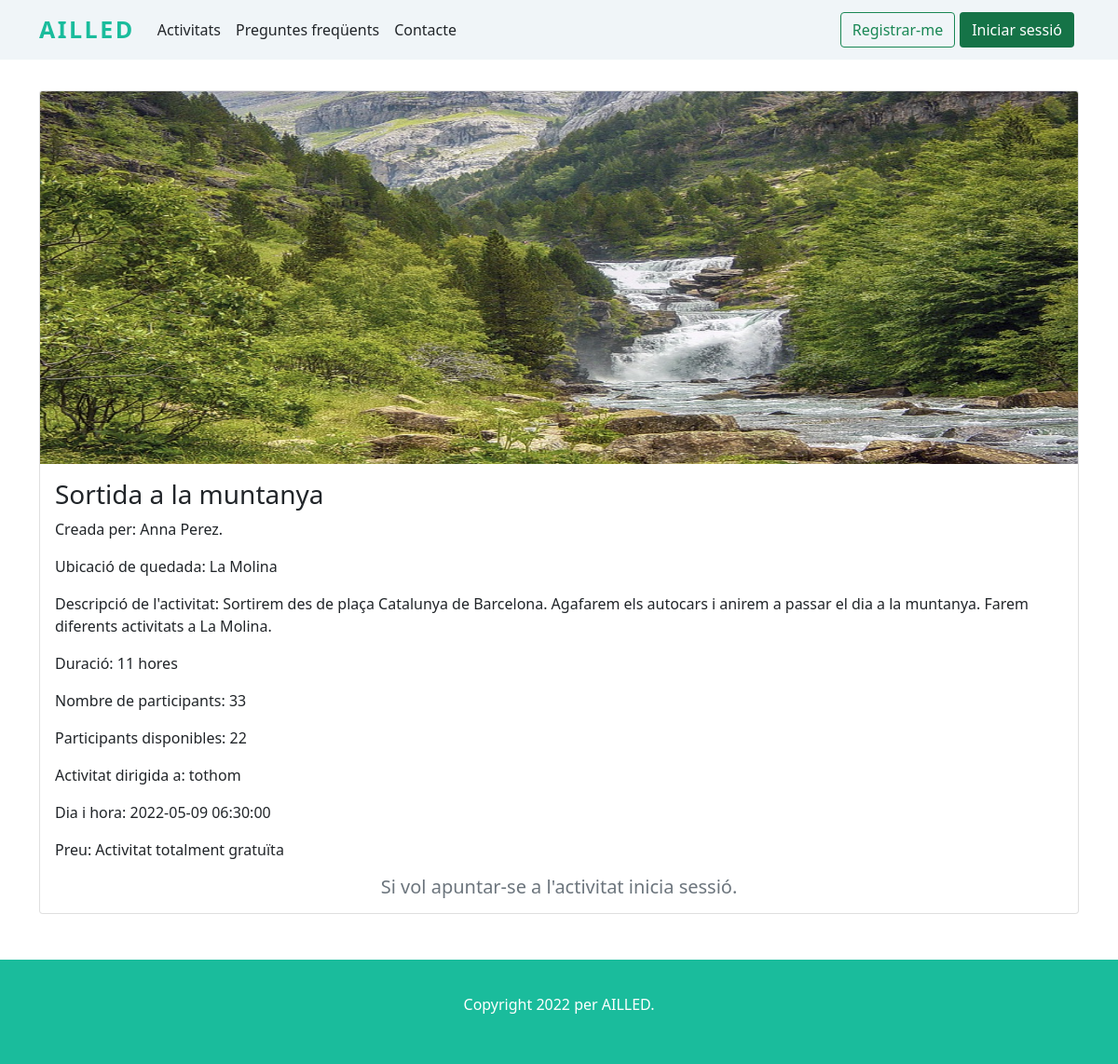
The page /Projecte3/detalls_activitat.php?id=17 on the database its author committed.
### tables this page shows
CREATE TABLE `activitat` (
  `id` int(11) NOT NULL,
  `id_usuari` int(11) NOT NULL,
  `nom` varchar(50) NOT NULL,
  `ubicacio` varchar(50) NOT NULL,
  `descripcio` text NOT NULL,
  `duracio` int(11) NOT NULL,
  `numero_participants` int(11) NOT NULL,
  `participants_disponibles` int(11) NOT NULL,
  `discapacitat_dirigida` varchar(50) NOT NULL,
  `dia_hora` datetime NOT NULL,
  `preu` int(11) NOT NULL,
  `imatge` varchar(100) NOT NULL,
  `esta_acceptada` int(11) NOT NULL
);

CREATE TABLE `usuari` (
  `id` int(11) NOT NULL,
  `nom` varchar(50) NOT NULL,
  `username` varchar(50) NOT NULL,
  `correu` varchar(50) NOT NULL,
  `contrasenya` text NOT NULL,
  `localitat` varchar(50) NOT NULL,
  `es_admin` int(11) NOT NULL
);

### Projecte3/detalls_activitat.php (the view, shortened to what this page needs)
<?php
    include "servidor/connexio.php";
?>
<!doctype html>
<html lang="es">
<head>
    <?php
        include "codi_repetit/head.php";
    ?>
</head>
<body>
    <nav class="navbar navbar-expand-lg navbar-light">
        <?php
            include "codi_repetit/navbar.php";
        ?>
    </nav>
    <main>
        <div class="container">
            <section id="activitat">
                <?php
                    $id_activitat_actual = $_GET['id'];
                    if ($id_activitat_actual != null) {
                        $sql = "SELECT * FROM activitat WHERE id=" . $id_activitat_actual;
                        $result = $connexio->query($sql);
                        if ($result->num_rows > 0) {
                            while($row = $result->fetch_assoc()) {
                                ?>
                                    <div class="card mb-3">
                                        <img class="card-img-top" src="imatges/activitats/<?php echo $row['imatge'] ?>" title="<?php echo $row['nom'] ?>" alt="<?php echo $row['nom'] ?>" height="400" >
                                        <div class="card-body">
                                            <h3 class="card-title"><?php echo $row['nom'] ?></h3>
                                            <p class="card-text">
                                                Creada per:
                                                <?php
                                                    $sql_usuari = "SELECT nom FROM usuari WHERE id=" . $row["id_usuari"];
                                                    $resultat_usuari = $connexio->query($sql_usuari);
                                                    if ($resultat_usuari->num_rows > 0) {
                                                        while($row_usuari = $resultat_usuari->fetch_assoc()) {
                                                            echo $row_usuari["nom"] . ".";
                                                        }
                                                    } else {
                                                        echo "Usuari desconegut.";
                                                    }
                                                ?>
                                            </p>
                                            <p class="card-text">Ubicació de quedada: <?php echo $row['ubicacio'] ?></p>
                                            <p class="card-text">Descripció de l'activitat: <?php echo $row['descripcio'] ?></p>
                                            <p class="card-text">Duració: <?php echo $row['duracio'] ?> hores</p>
                                            <p class="card-text">Nombre de participants: <?php echo $row['numero_participants'] ?></p>
                                            <p class="card-text">Participants disponibles: <?php echo $row['participants_disponibles'] ?></p>
                                            <p class="card-text">Activitat dirigida a: <?php echo $row['discapacitat_dirigida'] ?></p>
                                            <p class="card-text">Dia i hora: <?php echo $row['dia_hora'] ?></p>
                                            <p class="card-text">Preu:
                                                <?php
                                                if ($row['preu'] == 0) {
                                                    echo "Activitat totalment gratuïta";
                                                } else {
                                                    echo $row['preu'] . "€";
                                                }
                                                ?>
                                            </p>
                                            <?php
                                            $data_ara = date("Y-m-d H:i:s");
                                            if ($row['dia_hora'] >= $data_ara) {
                                                if (isset($_SESSION["id_usuari_sessio"])) {
                                                    ?>
                                                        <form action="detalls_activitat.php?id=<?php echo $id_activitat_actual ?>" method="post" class="pt-3">
                                                            <input type="hidden" name="id_act_registrat" value="<?php echo $id_activitat_actual ?>">
                                                            <div class="row">
                                                                <div class="col">
                                                                    <input type="number" name="participants_act_registrat" class="form-control" placeholder="Num participants" min="1" max="<?php echo $row['participants_disponibles'] ?>" required>
                                                                </div>
                                                                <div class="col">
                                                                    <input type="submit" value="Apuntar" class="btn btn-outline-primary" name="registrar_activitat">
                                                                </div>
                                                            </div>
                                                        </form>
                                                    <?php
                                                } else {
                                                    ?>
                                                        <h5 class="card-text text-muted text-center">
                                                            Si vol apuntar-se a l'activitat inicia sessió.
                                                        </h5>
                                                    <?php
                                                }
                                            } else {
                                                ?>
                                                    <h5 class="card-text text-muted text-center">
                                                        No es pot apuntar a l'activitat. Ja ha vençut.
                                                    </h5>
                                                <?php
                                            }
                                        ?>
                                    </div>
                                </div>
                                <?php
                            }
                        }
                    }
                ?>
            </section>
        </div>
    </main>
    <footer>
        <?php
            include "codi_repetit/footer.php";
        ?>
    </footer>
</body>
</html>

### Projecte3/css/estils.css (style rules this page uses)
nav { background-color: #F0F5F8; }
main div.container section, footer div#peupagina { padding: 3% 0; }
footer { background-color: #1ABC9C; }

### rows shown on the page
activitat: imatge (picture), nom "Sortida a la muntanya", ubicacio "La Molina", descripcio "Sortirem des de plaça Catalunya de Barcelona. Agafarem els autocars i anirem a passar el dia a la muntanya. Farem diferents activitats a La Molina.", duracio "11", numero_participants "33", participants_disponibles "22", discapacitat_dirigida "tothom", dia_hora "2022-05-09 06:30:00", preu "Activitat totalment gratuïta", shows "Si vol apuntar-se a l'activitat inicia sessió."
usuari: nom "Anna Perez"
